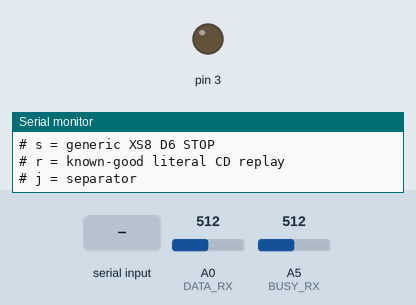
Bench run of a sketch on a simulated Arduino Uno, built with avr-gcc and run on an emulated ATmega328P. Parts: output pins drawn as LEDs (lit = HIGH), the last lines printed to the serial monitor. Inputs (shaded band) come from the test bench; at power-on: A0 (DATA_RX) = 512, A5 (BUSY_RX) = 512.

Above: at 1.3 s.
1.4 s: "c\n" received over Serial
At 2.1 s:
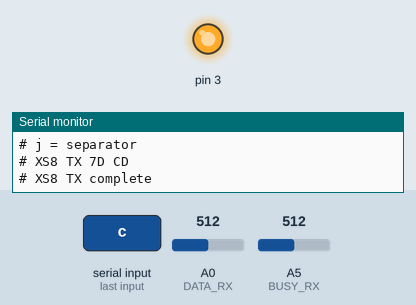
2.9 s: byte 116 ('t') received over Serial
4.4 s: byte 115 ('s') received over Serial
5.9 s: byte 114 ('r') received over Serial
Timing chart, 0 to 8.9 s (numbered marks = the images above; inputs shaded):
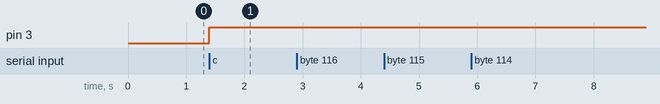

The sketch:

xs-tx3.ino
```cpp
// ============================================================
// Kenwood XS LIVE v5
//
// RX:
//   A0 = DATA / encoded line
//   A5 = BUSY / envelope
//
// TX:
//   D2 -- 2.2k --> A0 / DATA
//   D3 -- 2.2k --> A5 / BUSY
//
// Electrical rule:
//   NEVER actively drive LOW.
//   LOW = INPUT / high-Z.
//   HIGH = OUTPUT HIGH through external 2.2k.
//
// ------------------------------------------------------------
// Observed KR-V6070 encoding
//
// BUSY rises.
//
// ~1.1 ms later DATA rises.
//
// DATA start HIGH lasts approximately 9.8 ms.
//
// Then 8 bits, MSB first:
//
//   bit 1:
//      DATA LOW  ~4.9 ms
//      DATA HIGH ~4.9 ms
//
//   bit 0:
//      DATA LOW  ~9.8 ms
//      DATA HIGH ~4.9 ms
//
// After final HIGH:
//      BUSY falls
//      DATA returns LOW
//
// This matches the structure used by KenwoodXS, but the
// KR-V6070 timings observed here are ~4.9/9.8 ms.
//
// ------------------------------------------------------------
// Capture convention:
//
//   CD     = 0x82
//   TUNER  = 0x84
//   PHONO  = 0x8C
//   TAPE1  = 0x86
//   TV1    = 0x85
//   TV2    = 0x8E
//   STOP   = 0xD6
//
// KenwoodXS library uses inverted values, e.g.
//
//   observed CD 0x82
//   ~0x82 = 0x7D
//
// ------------------------------------------------------------
// Serial:
//
//   c = generic XS8 CD     0x82
//   t = generic XS8 TUNER  0x84
//   s = generic XS8 STOP   0xD6
//
//   r = literal known-good CD replay
//
//   j = separator
//
// ============================================================


// ============================================================
// PINS
// ============================================================

const uint8_t DATA_RX = A0;
const uint8_t BUSY_RX = A5;

const uint8_t DATA_TX = 2;
const uint8_t BUSY_TX = 3;


// ============================================================
// RX
// ============================================================

const int THRESHOLD = 400;

bool dataState = false;
bool busyState = false;

uint32_t captureStartUs = 0;


// ============================================================
// XS TIMING
// ============================================================

// BUSY rise -> DATA start rise
const uint32_t XS_LEAD_US = 1150;

// Initial DATA HIGH start signal
const uint32_t XS_START_HIGH_US = 9800;

// LOW duration representing 1
const uint32_t XS_ONE_LOW_US = 4900;

// LOW duration representing 0
const uint32_t XS_ZERO_LOW_US = 9800;

// Fixed DATA HIGH interval after every bit
const uint32_t XS_FRAME_HIGH_US = 4900;


// ============================================================
// LINE CONTROL
// ============================================================

void releaseLine(uint8_t pin) {

  pinMode(pin, INPUT);
}


void driveHigh(uint8_t pin) {

  digitalWrite(pin, HIGH);
  pinMode(pin, OUTPUT);
}


void setData(bool high) {

  if (high) {
    driveHigh(DATA_TX);
  } else {
    releaseLine(DATA_TX);
  }
}


void setBusy(bool high) {

  if (high) {
    driveHigh(BUSY_TX);
  } else {
    releaseLine(BUSY_TX);
  }
}


// ============================================================
// GENERIC XS8 TX
// ============================================================

enum XsTxPhase {

  XS_TX_IDLE,

  XS_TX_LEAD,

  XS_TX_START_HIGH,

  XS_TX_BIT_LOW,

  XS_TX_BIT_HIGH,

  XS_TX_FINISH
};


bool xsTxActive = false;

XsTxPhase xsTxPhase = XS_TX_IDLE;

uint8_t xsTxValue = 0;

int8_t xsTxBit = 7;

uint32_t xsTxNextUs = 0;


// ============================================================
// START GENERIC XS8 TRANSMISSION
// ============================================================

void startXsTx(uint8_t value) {

  if (xsTxActive) {

    Serial.println("# TX already active");

    return;
  }


  xsTxActive = true;

  xsTxValue = value;

  xsTxBit = 7;


  // Start from idle.

  setData(false);
  setBusy(false);


  // Envelope rises first.

  setBusy(true);


  xsTxPhase = XS_TX_LEAD;

  xsTxNextUs =
      micros() + XS_LEAD_US;
}


// ============================================================
// GENERIC XS8 STATE MACHINE
// ============================================================

void serviceXsTx() {

  if (!xsTxActive) {
    return;
  }


  uint32_t now =
      micros();


  if ((int32_t)(now - xsTxNextUs) < 0) {
    return;
  }


  switch (xsTxPhase) {


    // --------------------------------------------------------
    // BUSY has been HIGH for ~1.15 ms.
    //
    // Raise DATA to begin start signal.
    // --------------------------------------------------------

    case XS_TX_LEAD:

      setData(true);


      xsTxPhase =
          XS_TX_START_HIGH;


      xsTxNextUs =
          now + XS_START_HIGH_US;

      break;


    // --------------------------------------------------------
    // End start HIGH.
    //
    // DATA falls and bit 7 begins.
    // --------------------------------------------------------

    case XS_TX_START_HIGH:
    {

      setData(false);


      bool bit =
          ((xsTxValue >> xsTxBit) & 1) != 0;


      xsTxPhase =
          XS_TX_BIT_LOW;


      xsTxNextUs =
          now +
          (bit
             ? XS_ONE_LOW_US
             : XS_ZERO_LOW_US);

      break;
    }


    // --------------------------------------------------------
    // End encoded LOW pulse.
    //
    // DATA rises for fixed HIGH frame interval.
    // --------------------------------------------------------

    case XS_TX_BIT_LOW:

      setData(true);


      xsTxPhase =
          XS_TX_BIT_HIGH;


      xsTxNextUs =
          now + XS_FRAME_HIGH_US;

      break;


    // --------------------------------------------------------
    // End fixed HIGH interval.
    //
    // Either start next bit or finish packet.
    // --------------------------------------------------------

    case XS_TX_BIT_HIGH:

      if (xsTxBit == 0) {

        // Final HIGH interval completed.
        //
        // Real captures show BUSY dropping while DATA
        // is still HIGH, followed shortly by DATA LOW.

        setBusy(false);


        xsTxPhase =
            XS_TX_FINISH;


        // Observed final DATA return ~0.7-0.8 ms later.

        xsTxNextUs =
            now + 750;

      } else {

        xsTxBit--;


        // Begin next LOW pulse.

        setData(false);


        bool bit =
            ((xsTxValue >> xsTxBit) & 1) != 0;


        xsTxPhase =
            XS_TX_BIT_LOW;


        xsTxNextUs =
            now +
            (bit
               ? XS_ONE_LOW_US
               : XS_ZERO_LOW_US);
      }

      break;


    // --------------------------------------------------------
    // Final DATA release
    // --------------------------------------------------------

    case XS_TX_FINISH:

      setData(false);


      xsTxActive = false;

      xsTxPhase =
          XS_TX_IDLE;


      Serial.println("# XS8 TX complete");

      break;


    default:

      break;
  }
}


// ============================================================
// LITERAL KNOWN-GOOD CD REPLAY
//
// This is the waveform which already caused the KR-V6070
// to switch to CD.
//
// Keep it as an A/B reference.
// ============================================================

const uint32_t CD_REPLAY_US[] = {

  9800,
  9800,

  4900,
  4900,
  4900,
  4900,
  4900,
  4900,

  4900,
  4900,
  4900,
  4900,
  4900,

  9800,

  4900,
  4900
};


const uint8_t CD_REPLAY_COUNT =
    sizeof(CD_REPLAY_US) /
    sizeof(CD_REPLAY_US[0]);


enum ReplayPhase {

  REPLAY_IDLE,

  REPLAY_LEAD,

  REPLAY_INTERVALS,

  REPLAY_END_BUSY,

  REPLAY_END_DATA
};


bool replayActive = false;

ReplayPhase replayPhase =
    REPLAY_IDLE;

uint8_t replayIndex = 0;

bool replayDataState = false;

uint32_t replayNextUs = 0;


// ============================================================
// REPLAY DATA CONTROL
// ============================================================

void setReplayData(bool high) {

  replayDataState = high;

  setData(high);
}


void toggleReplayData() {

  setReplayData(
      !replayDataState
  );
}


// ============================================================
// START LITERAL CD REPLAY
// ============================================================

void startCdReplay() {

  if (xsTxActive ||
      replayActive) {

    Serial.println("# TX already active");

    return;
  }


  Serial.println(
    "# REPLAY known-good CD"
  );


  replayActive = true;

  replayIndex = 0;

  replayDataState = false;


  setData(false);
  setBusy(false);


  // Envelope starts.

  setBusy(true);


  replayPhase =
      REPLAY_LEAD;


  replayNextUs =
      micros() + XS_LEAD_US;
}


// ============================================================
// LITERAL REPLAY STATE MACHINE
// ============================================================

void serviceReplay() {

  if (!replayActive) {
    return;
  }


  uint32_t now =
      micros();


  if ((int32_t)(now - replayNextUs) < 0) {
    return;
  }


  switch (replayPhase) {


    // --------------------------------------------------------
    // Initial DATA edge
    // --------------------------------------------------------

    case REPLAY_LEAD:

      toggleReplayData();


      replayIndex = 0;


      replayPhase =
          REPLAY_INTERVALS;


      replayNextUs =
          now +
          CD_REPLAY_US[replayIndex];

      break;


    // --------------------------------------------------------
    // Literal DATA transitions
    // --------------------------------------------------------

    case REPLAY_INTERVALS:

      toggleReplayData();


      replayIndex++;


      if (replayIndex >=
          CD_REPLAY_COUNT) {

        // The captured CD waveform ends with DATA HIGH.

        replayPhase =
            REPLAY_END_BUSY;


        replayNextUs =
            now + XS_FRAME_HIGH_US;

      } else {

        replayNextUs =
            now +
            CD_REPLAY_US[replayIndex];
      }

      break;


    // --------------------------------------------------------
    // BUSY falls first
    // --------------------------------------------------------

    case REPLAY_END_BUSY:

      setBusy(false);


      replayPhase =
          REPLAY_END_DATA;


      replayNextUs =
          now + 750;

      break;


    // --------------------------------------------------------
    // DATA returns LOW
    // --------------------------------------------------------

    case REPLAY_END_DATA:

      setReplayData(false);


      replayActive = false;

      replayPhase =
          REPLAY_IDLE;


      Serial.println(
        "# REPLAY complete"
      );

      break;


    default:

      break;
  }
}


// ============================================================
// SNIFFER
// ============================================================

void captureInputs() {

  int dataAdc =
      analogRead(DATA_RX);

  int busyAdc =
      analogRead(BUSY_RX);


  bool newData =
      dataAdc > THRESHOLD;

  bool newBusy =
      busyAdc > THRESHOLD;


  if (newData != dataState ||
      newBusy != busyState) {


    uint32_t t =
        micros() - captureStartUs;


    dataState = newData;
    busyState = newBusy;


    Serial.print(t);
    Serial.print(',');

    Serial.print(dataState);
    Serial.print(',');

    Serial.println(busyState);
  }
}


// ============================================================
// SERIAL
// ============================================================

void handleSerial() {

  if (!Serial.available()) {
    return;
  }


  char c =
      Serial.read();


  if (c == '\r' ||
      c == '\n') {

    return;
  }


  switch (c) {


    // --------------------------------------------------------
    // Generic XS8 CD
    // --------------------------------------------------------

    case 'c':
    case 'C':

  Serial.println("# XS8 TX 7D CD");

      startXsTx(0x7D);

      break;


    // --------------------------------------------------------
    // Generic XS8 TUNER
    // --------------------------------------------------------

    case 't':
    case 'T':

  Serial.println("# XS8 TX 7B TUNER");
  startXsTx(0x7B);
      break;


    // --------------------------------------------------------
    // Generic XS8 STOP
    // --------------------------------------------------------

    case 's':
    case 'S':

  Serial.println("# XS8 TX 29 STOP");
  startXsTx(0x29);

      break;


    // --------------------------------------------------------
    // Known-good literal CD replay
    // --------------------------------------------------------

    case 'r':
    case 'R':

      startCdReplay();

      break;


    // --------------------------------------------------------
    // Separator
    // --------------------------------------------------------

    case 'j':
    case 'J':

      Serial.println();

      Serial.println(
        "========== NEXT BUTTON =========="
      );

      break;


    // --------------------------------------------------------

    default:

      Serial.print(
        "# Unknown command: "
      );

      Serial.println(c);

      break;
  }
}


// ============================================================
// SETUP
// ============================================================

void setup() {

  Serial.begin(115200);


  while (!Serial) {
  }


  // XS must remain undriven during boot.

  releaseLine(DATA_TX);
  releaseLine(BUSY_TX);


  delay(100);


  dataState =
      analogRead(DATA_RX) > THRESHOLD;

  busyState =
      analogRead(BUSY_RX) > THRESHOLD;


  captureStartUs =
      micros();


  Serial.println();

  Serial.println(
    "us,DATA,BUSY"
  );


  Serial.print(0);
  Serial.print(',');

  Serial.print(dataState);
  Serial.print(',');

  Serial.println(busyState);


  Serial.println(
    "# Kenwood XS LIVE v5"
  );


  Serial.println(
    "# A0=DATA, A5=BUSY"
  );

  Serial.println(
    "# D2=DATA TX, D3=BUSY TX"
  );


  Serial.println(
    "# XS8: LOW pulse encodes bit"
  );

  Serial.println(
    "# 1=4.9ms LOW, 0=9.8ms LOW"
  );

  Serial.println(
    "# fixed HIGH=4.9ms"
  );


  Serial.println(
    "# c = generic XS8 82 CD"
  );

  Serial.println(
    "# t = generic XS8 84 TUNER"
  );

  Serial.println(
    "# s = generic XS8 D6 STOP"
  );

  Serial.println(
    "# r = known-good literal CD replay"
  );

  Serial.println(
    "# j = separator"
  );
}


// ============================================================
// LOOP
// ============================================================

void loop() {

  captureInputs();

  serviceXsTx();

  serviceReplay();

  handleSerial();
}
```

Measured:
- after the input at 1.4 s, pin 3: LOW → HIGH at once
